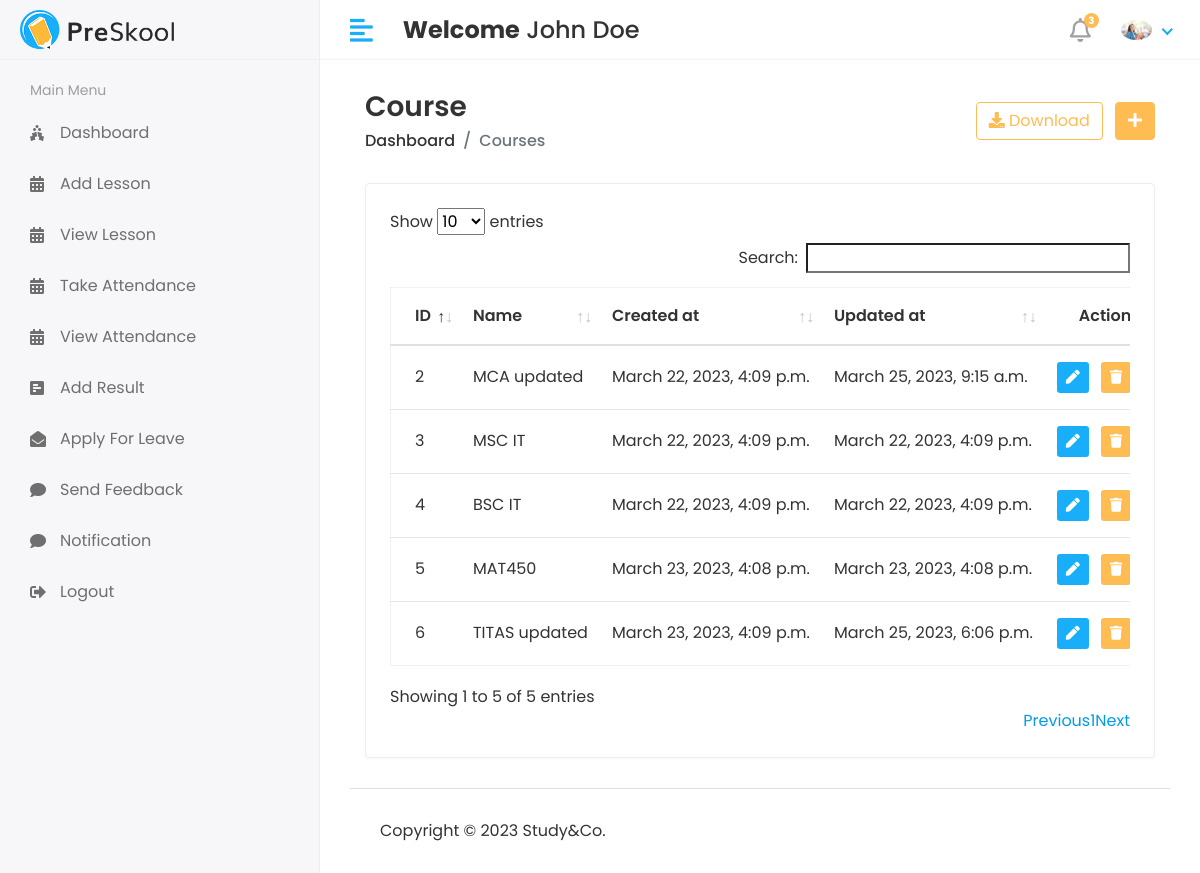
/Hod/Course/View (signed in), run on the app's committed database.
### StudyApp/models.py (models this page shows, shortened)
class CustomUser(AbstractUser):
    USER = (
        (1,'HOD'),
        (2,'STAFF'),
        (3,'STUDENT'),
    )
    user_type = models.CharField(choices=USER,max_length=50,default=1)
    profile_pic = models.ImageField(upload_to='media/profile_pic')

class Course(models.Model):
    name = models.CharField(max_length=100)
    created_at = models.DateTimeField(auto_now_add=True)
    updated_at = models.DateTimeField(auto_now=True)

### StudyGo/Hod_Views.py (the view)
# urls.py: path('Hod/Course/View',Hod_Views.VIEW_COURSE,name='view_course'),
@login_required(login_url='/')
def VIEW_COURSE(request):
    course = Course.objects.all()
    context = {
        'course':course,
    }
    return render(request,'Hod/view_course.html',context)

### templates/Hod/view_course.html (shortened to what this page needs)
{% extends 'base.html' %} {% block content %}
<div class="content container-fluid">
  <div class="page-header">
    <div class="row align-items-center">
      <div class="col">
        <h3 class="page-title">Course</h3>
        <ul class="breadcrumb">
          <li class="breadcrumb-item"><a href="index.html">Dashboard</a></li>
          <li class="breadcrumb-item active">Courses</li>
        </ul>
      </div>
      <div class="col-auto text-right float-right ml-auto">
        <a href="#" class="btn btn-outline-primary mr-2"
          ><i class="fas fa-download"></i> Download</a
        >
        <a href="{% url 'add_course' %}" class="btn btn-primary"
          ><i class="fas fa-plus"></i
        ></a>
      </div>
    </div>
  </div>
  <div class="row">
    <div class="col-sm-12">
      <div class="card card-table">
        <div class="card-body">
          <div class="table-responsive">
            <table id="table_id" class="table table-hover table-center mb-0">
              <thead>
                <tr>
                  <th>ID</th>
                  <th>Name</th>
                  <th>Created at</th>
                  <th>Updated at</th>
                  <th class="text-right">Action</th>
                </tr>
              </thead>
              <tbody>
                {% for i in course %}
                <tr>
                  <td>{{i.id}}</td>
                  <td>{{i.name}}</td>
                  <td>{{i.created_at}}</td>
                  <td>{{i.updated_at}}</td>
                  <td class="text-right">
                    <div class="actions">
                      <a
                        href="{% url 'edit_course' i.id %}"
                        class="btn btn-sm bg-success-light mr-2"
                      >
                        <i class="fas fa-pen"></i>
                      </a>
                      <a
                        href="{% url 'delete_course' i.id %}"
                        onclick="return confirm('Are you sure to delete?');"
                        class="btn btn-sm bg-danger-light"
                      >
                        <i class="fas fa-trash"></i>
                      </a>
                    </div>
                  </td>
                </tr>
                {% endfor %}
              </tbody>
            </table>
          </div>
        </div>
      </div>
    </div>
  </div>
</div>
{% endblock content %}

### templates/includes/header.html (shortened to what this page needs)
{% load static %}
<div class="header">
  <div class="header-left">
    <a href="index.html" class="logo">
      <img src="{% static 'assets/img/logo.png' %}" alt="Logo" />
    </a>
  </div>
  <a href="javascript:void(0);" id="toggle_btn">
    <i class="fas fa-align-left"></i>
  </a>
  <div class="top-nav-search mt-3">
    <h4>
      <strong>Welcome</strong
      ><span> {{user.first_name}} {{user.last_name}} </span>
    </h4>
  </div>
  <ul class="nav user-menu">
    <li class="nav-item dropdown noti-dropdown">
      <a href="#" class="dropdown-toggle nav-link" data-toggle="dropdown">
        <i class="far fa-bell"></i>
        <span class="badge badge-pill">3</span>
      </a>
    </li>
    <li class="nav-item dropdown has-arrow">
      <a href="#" class="dropdown-toggle nav-link" data-toggle="dropdown">
        {% if user.profile_pic == "" %}
        <span class="user-img"
          ><img
            class="rounded-circle"
            src="{% static 'assets/img/noimg.jpg' %}"
            width="31"
            alt="Ryan Taylor"
        /></span>
        {% else %}
        <span class="user-img"
          ><img
            class="rounded-circle"
            src="/{{user.profile_pic}}"
            width="31"
            alt="Ryan Taylor"
        /></span>
        {% endif %}
      </a>
    </li>
  </ul>
</div>

### static/assets/css/style.css (style rules this page uses)
html { height: 100%; }
body { background-color: #fff; color: #333; font-family: 'Poppins', sans-serif; font-size: 1rem; height: 100%; line-height: 1.5; overflow-x: hidden; }
h1, h2, h3, h4, h5, h6 { font-family: 'Poppins', sans-serif; margin-top: 0; }
a { color: #009ce7; }
input, button, a { transition: all 0.4s ease; -moz-transition: all 0.4s ease; -o-transition: all 0.4s ease; -ms-transition: all 0.4s ease; -webkit-transition: all 0.4s ease; }
ul, ol { padding: 0px; list-style: none; }
.table { color: #333; max-width: 100%; margin-bottom: 0; width: 100%; }
.table.dataTable { border-collapse: collapse !important; border: 1px solid rgba(0, 0, 0, 0.05); }
.table thead tr th { font-weight: 600; }
.table tbody tr { border-bottom: 1px solid rgba(0, 0, 0, 0.05); }
.table.table-center td, .table.table-center th { vertical-align: middle; }
.card-table .card-body .table > thead > tr > th { border-top: 0; }
.card-table .card-body .table tr td:first-child, .card-table .card-body .table tr th:first-child { padding-left: 1.5rem; }
.card-table .card-body .table tr td:last-child, .card-table .card-body .table tr th:last-child { padding-right: 1.5rem; }
.card-table .table td, .card-table .table th { border-top: 1px solid #e2e5e8; padding: 1rem 0.75rem; white-space: nowrap; }
.btn-primary { background-color: #FFBC53; border: 1px solid #FFBC53; }
.btn-outline-primary { color: #FFBC53; border-color: #FFBC53; }
.card { border: 1px solid #ececf5; box-shadow: 0 1px 3px 0 rgba(0, 0, 0, 0.03); margin-bottom: 1.875rem; }
.card-body { padding: 1.5rem; }
.bg-danger-light { background-color:#FFBC53 !important; color:#fff !important; }
.bg-success-light { background-color: #18aefa; color: #fff; }
.header { background-color: #fff; border-bottom: 1px solid #f3f3f4; left: 0; position: fixed; right: 0; top: 0; z-index: 1001; height: 60px; }
.header .header-left { float: left; height: 60px; padding: 0 20px; position: relative; width: 320px; z-index: 1; transition: all 0.2s ease-in-out; background-color: #f7f7fa; border-bottom: 1px solid #efefef; border-right: 1px solid #ececf5; display: flex; align-items: center; }
.header .header-left .logo { display: inline-block; line-height: 60px; }
.header .header-left .logo img { max-height: 40px; width: auto; }
.header .dropdown-toggle:after { display: none; }
.header .has-arrow .dropdown-toggle:after { border-top: 0; border-left: 0; border-bottom: 2px solid #18aefa; border-right: 2px solid #18aefa; content: ''; height: 8px; display: inline-block; pointer-events: none; -webkit-transform-origin: 66% 66%; -ms-transform-origin: 66% 66%; transform-origin: 66% 66%; -webkit-transform: rotate(45deg); -ms-transform: rotate(45deg); transform: rotate(45deg); -webkit-transition: all 0.15s ease-in-out; transition: all 0.15s ease-in-out; width: 8px; vertical-align: 0px; }
.user-menu { float: right; margin: 0; position: relative; z-index: 99; padding-right: 15px; }
.user-menu.nav > li > a { color: #a0a0a0; font-size: 14px; line-height: 58px; padding: 0 15px; height: 60px; }
.user-img { margin-right: 3px; position: relative; }
.top-nav-search { float: left; margin-left: 15px; }
.page-header { margin-bottom: 1.875rem; }
.page-header .breadcrumb { background-color: transparent; color: #6c757d; font-size: 1rem; font-weight: 500; margin-bottom: 0; padding: 0; }
.page-header .breadcrumb a { color: #333; }
.page-title { font-size: 28px; font-weight: 600; color: #333; margin-bottom: 5px; }
.user-menu.nav > li > a .badge { background-color: #FFBC53; display: block; font-size: 10px; font-weight: bold; height: 15px; width: 15px; position: absolute; right: 7px; top: 13px; color: #fff; padding: 3px; }
.user-menu.nav > li > a > i { font-size: 1.5rem; line-height: 60px; }
@media (min-width: 992px) { #toggle_btn { align-items: center; color: #18aefa; display: inline-flex; float: left; font-size: 26px; height: 60px; justify-content: center; margin-left: 15px; padding: 0 15px; } }

### data on the page
CustomUser: first_name "John", last_name "Doe", profile_pic (picture)
Course: id "2", name "MCA updated", created_at "March 22, 2023, 4:09 p.m.", updated_at "March 25, 2023, 9:15 a.m."
Course: id "3", name "MSC IT", created_at "March 22, 2023, 4:09 p.m.", updated_at "March 22, 2023, 4:09 p.m."
Course: id "4", name "BSC IT", created_at "March 22, 2023, 4:09 p.m.", updated_at "March 22, 2023, 4:09 p.m."
Course: id "5", name "MAT450", created_at "March 23, 2023, 4:08 p.m.", updated_at "March 23, 2023, 4:08 p.m."
Course: id "6", name "TITAS updated", created_at "March 23, 2023, 4:09 p.m.", updated_at "March 25, 2023, 6:06 p.m."
